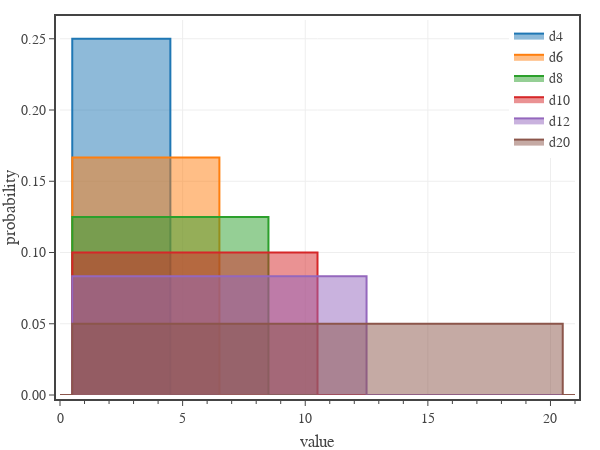

Write notebook code for a chart like this one.
### Code cell
# Attack damage distribution with one or two attacks

# create figure
fig = go.Figure(
    layout=go.Layout(
        template=tfb.FIG_TEMPLATE,
        xaxis=dict(
            title_text='value',
            range=[0,21],
            tick0=0, dtick=5,
            minor=dict(tick0=0, dtick=1),
        ),
        yaxis=dict(
            title_text='probability',
            tickformat='0.2f',
        ),
        legend=dict(
            xanchor='right', yanchor='top',
            x=1.00, y=1.00,
            orientation='v',
            tracegroupgap=0,
        )
    )
)

# one attacks
"""for n in [4,6,8,10,12,20]:
    roll = Dice_Roller(f'1d{n}').value
    fig.add_trace(go.Scatter(
        x=np.array(roll.outcomes()), 
        y=np.array(roll.probabilities()),
        name=f'd{n}',
        mode='markers+lines',
        line_shape='hvh',
        fill='tozeroy',
    ))"""

x_list = list(range(22))
for deq in ['d4','d6','d8','d10','d12','d20']:
    roll = Dice_Roller(deq).value
    fig.add_trace(go.Scatter(
        x=np.array(x_list),
        y=np.array([roll.probability(x) for x in x_list]),
        #name=f'{deq} (std dev {roll.sd():.2f})',
        name=f'{deq}',
        mode='lines',
        line_shape='hvh',
        fill='tozeroy',
        hovertemplate=
            '<b>'+deq+'</b><br>'+
            'roll %{x:.0f}<br>'+
            'probability %{y:,.1%}' + 
            '<extra></extra>'
    ))

# show figure
fig.update_layout(width=600, height=450, barmode='group')
fig.show(config=tfb.FIG_CONFIG)

# save figures
if SAVEFIGS:
    fig.update_layout(autosize=True, width=None, height=None)
    tfb.save_fig_html(fig, format='large', name=f'./fig-die-pd-large')
    tfb.save_fig_html(fig, format='small', name=f'./fig-die-pd-small')

### Figure 1 — Plotly figure (JSON) as saved in the notebook; plotly's stock layout.template omitted (floating-point values rounded to 4 significant figures)
{"data": [{"fill": "tozeroy", "hovertemplate": "<b>d4</b><br>roll %{x:.0f}<br>probability %{y:,.1%}<extra></extra>", "line": {"shape": "hvh"}, "mode": "lines", "name": "d4", "type": "scatter", "x": [0, 1, 2, 3, 4, 5, 6, 7, 8, 9, 10, 11, 12, 13, 14, 15, 16, 17, 18, 19, 20, 21], "y": [0, 0.25, 0.25, 0.25, 0.25, 0, 0, 0, 0, 0, 0, 0, 0, 0, 0, 0, 0, 0, 0, 0, 0, 0]}, {"fill": "tozeroy", "hovertemplate": "<b>d6</b><br>roll %{x:.0f}<br>probability %{y:,.1%}<extra></extra>", "line": {"shape": "hvh"}, "mode": "lines", "name": "d6", "type": "scatter", "x": [0, 1, 2, 3, 4, 5, 6, 7, 8, 9, 10, 11, 12, 13, 14, 15, 16, 17, 18, 19, 20, 21], "y": [0, 0.1667, 0.1667, 0.1667, 0.1667, 0.1667, 0.1667, 0, 0, 0, 0, 0, 0, 0, 0, 0, 0, 0, 0, 0, 0, 0]}, {"fill": "tozeroy", "hovertemplate": "<b>d8</b><br>roll %{x:.0f}<br>probability %{y:,.1%}<extra></extra>", "line": {"shape": "hvh"}, "mode": "lines", "name": "d8", "type": "scatter", "x": [0, 1, 2, 3, 4, 5, 6, 7, 8, 9, 10, 11, 12, 13, 14, 15, 16, 17, 18, 19, 20, 21], "y": [0, 0.125, 0.125, 0.125, 0.125, 0.125, 0.125, 0.125, 0.125, 0, 0, 0, 0, 0, 0, 0, 0, 0, 0, 0, 0, 0]}, {"fill": "tozeroy", "hovertemplate": "<b>d10</b><br>roll %{x:.0f}<br>probability %{y:,.1%}<extra></extra>", "line": {"shape": "hvh"}, "mode": "lines", "name": "d10", "type": "scatter", "x": [0, 1, 2, 3, 4, 5, 6, 7, 8, 9, 10, 11, 12, 13, 14, 15, 16, 17, 18, 19, 20, 21], "y": [0, 0.1, 0.1, 0.1, 0.1, 0.1, 0.1, 0.1, 0.1, 0.1, 0.1, 0, 0, 0, 0, 0, 0, 0, 0, 0, 0, 0]}, {"fill": "tozeroy", "hovertemplate": "<b>d12</b><br>roll %{x:.0f}<br>probability %{y:,.1%}<extra></extra>", "line": {"shape": "hvh"}, "mode": "lines", "name": "d12", "type": "scatter", "x": [0, 1, 2, 3, 4, 5, 6, 7, 8, 9, 10, 11, 12, 13, 14, 15, 16, 17, 18, 19, 20, 21], "y": [0, 0.08333, 0.08333, 0.08333, 0.08333, 0.08333, 0.08333, 0.08333, 0.08333, 0.08333, 0.08333, 0.08333, 0.08333, 0, 0, 0, 0, 0, 0, 0, 0, 0]}, {"fill": "tozeroy", "hovertemplate": "<b>d20</b><br>roll %{x:.0f}<br>probability %{y:,.1%}<extra></extra>", "line": {"shape": "hvh"}, "mode": "lines", "name": "d20", "type": "scatter", "x": [0, 1, 2, 3, 4, 5, 6, 7, 8, 9, 10, 11, 12, 13, 14, 15, 16, 17, 18, 19, 20, 21], "y": [0, 0.05, 0.05, 0.05, 0.05, 0.05, 0.05, 0.05, 0.05, 0.05, 0.05, 0.05, 0.05, 0.05, 0.05, 0.05, 0.05, 0.05, 0.05, 0.05, 0.05, 0]}], "layout": {"barmode": "group", "height": 450, "legend": {"orientation": "v", "tracegroupgap": 0, "x": 1, "xanchor": "right", "y": 1, "yanchor": "top"}, "width": 600, "xaxis": {"dtick": 5, "minor": {"dtick": 1, "tick0": 0}, "range": [0, 21], "tick0": 0, "title": {"text": "value"}}, "yaxis": {"tickformat": "0.2f", "title": {"text": "probability"}}}}
